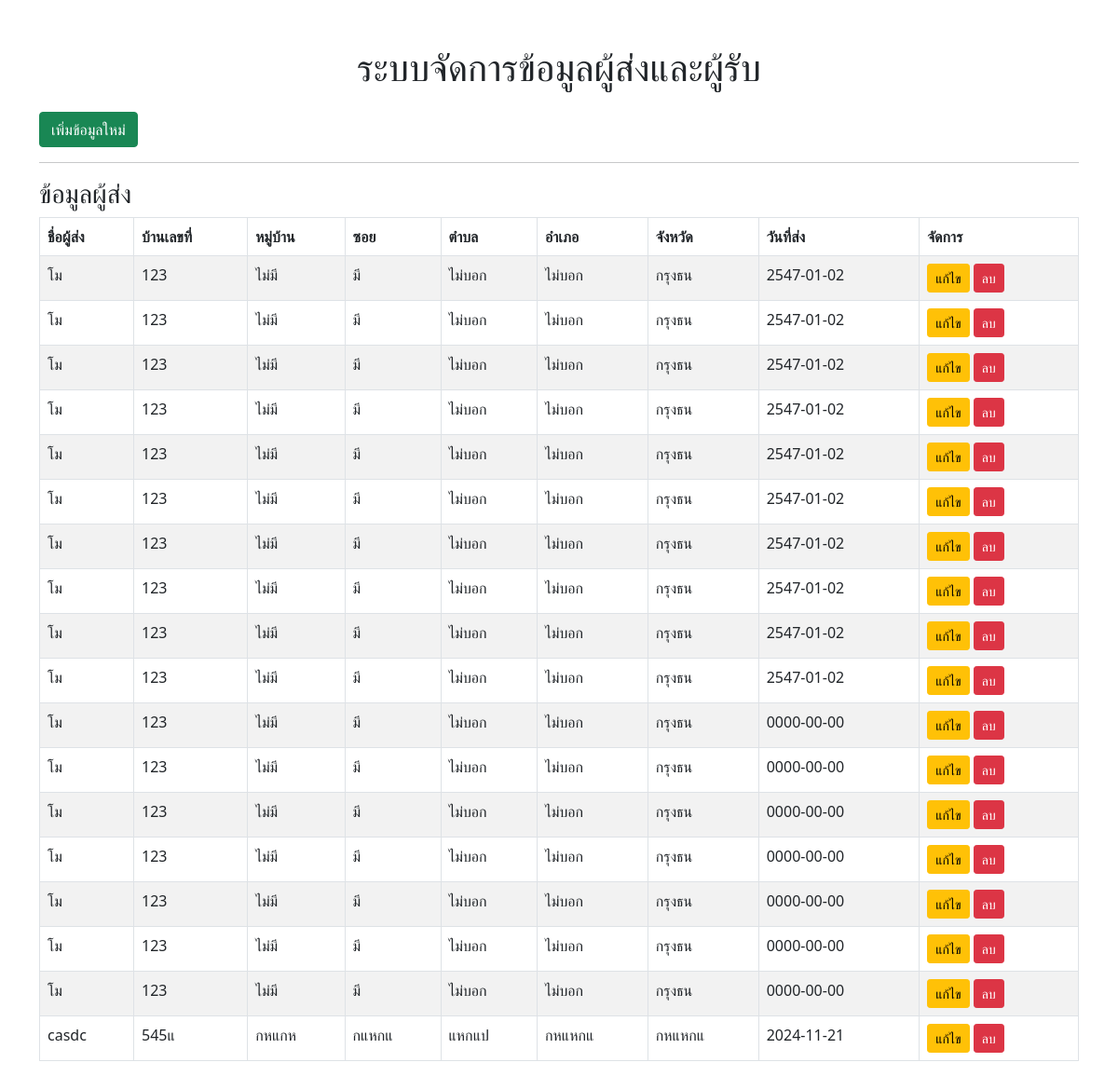
The page / on the database its author committed.
### tables this page shows
CREATE TABLE `sender` (
  `id` int(11) NOT NULL,
  `name` varchar(255) NOT NULL,
  `num` varchar(50) NOT NULL,
  `home` varchar(255) NOT NULL,
  `soy` varchar(255) DEFAULT NULL,
  `tambon` varchar(255) DEFAULT NULL,
  `aum` varchar(255) DEFAULT NULL,
  `jang` varchar(255) DEFAULT NULL,
  `send_date` date NOT NULL
);

### index.php (the view, shortened to what this page needs)
<?php
include 'config.php';
try {
    $senderQuery = "SELECT * FROM sender";
    $senderStmt = $conn->prepare($senderQuery);
    $senderStmt->execute();
    $senderData = $senderStmt->fetchAll(PDO::FETCH_ASSOC);
} catch (PDOException $e) {
    echo "Error fetching sender data: " . $e->getMessage();
}
?>
<!DOCTYPE html>
<html lang="en">
<head>
    <link href="https://cdn.jsdelivr.net/npm/bootstrap@5.0.2/dist/css/bootstrap.min.css" rel="stylesheet">
</head>
<body>
    <div class="container mt-5">
        <h1 class="text-center">ระบบจัดการข้อมูลผู้ส่งและผู้รับ</h1>
        <div class="mt-4">
            <a href="add.php" class="btn btn-success">เพิ่มข้อมูลใหม่</a>
        </div>
        <hr>
        <h3>ข้อมูลผู้ส่ง</h3>
        <table class="table table-striped table-bordered">
            <thead>
                <tr>
                    <th>ชื่อผู้ส่ง</th>
                    <th>บ้านเลขที่</th>
                    <th>หมู่บ้าน</th>
                    <th>ซอย</th>
                    <th>ตำบล</th>
                    <th>อำเภอ</th>
                    <th>จังหวัด</th>
                    <th>วันที่ส่ง</th>
                    <th>จัดการ</th>
                </tr>
            </thead>
            <tbody>
                <?php if (!empty($senderData)): ?>
                    <?php foreach ($senderData as $sender): ?>
                        <tr>
                            <td><?= htmlspecialchars($sender['name']); ?></td>
                            <td><?= htmlspecialchars($sender['num']); ?></td>
                            <td><?= htmlspecialchars($sender['home']); ?></td>
                            <td><?= htmlspecialchars($sender['soy']); ?></td>
                            <td><?= htmlspecialchars($sender['tambon']); ?></td>
                            <td><?= htmlspecialchars($sender['aum']); ?></td>
                            <td><?= htmlspecialchars($sender['jang']); ?></td>
                            <td><?= htmlspecialchars($sender['send_date']); ?></td>
                            <td>
                                <a href="edit.php?id=<?= urlencode($sender['id']); ?>" class="btn btn-warning btn-sm">แก้ไข</a>
                                <a href="delete.php?id=<?= urlencode($sender['id']); ?>" class="btn btn-danger btn-sm" onclick="return confirm('คุณต้องการลบข้อมูลนี้หรือไม่?')">ลบ</a>
                            </td>
                        </tr>
                    <?php endforeach; ?>
                <?php else: ?>
                    <tr>
                        <td colspan="9" class="text-center">ไม่มีข้อมูลผู้ส่ง</td>
                    </tr>
                <?php endif; ?>
            </tbody>
        </table>
</body>
</html>

### rows shown on the page
sender: name "โม", num "123", home "ไม่มี", soy "มี", tambon "ไม่บอก", aum "ไม่บอก", jang "กรุงธน", send_date "2547-01-02"
sender: name "โม", num "123", home "ไม่มี", soy "มี", tambon "ไม่บอก", aum "ไม่บอก", jang "กรุงธน", send_date "2547-01-02"
sender: name "โม", num "123", home "ไม่มี", soy "มี", tambon "ไม่บอก", aum "ไม่บอก", jang "กรุงธน", send_date "2547-01-02"
sender: name "โม", num "123", home "ไม่มี", soy "มี", tambon "ไม่บอก", aum "ไม่บอก", jang "กรุงธน", send_date "2547-01-02"
sender: name "โม", num "123", home "ไม่มี", soy "มี", tambon "ไม่บอก", aum "ไม่บอก", jang "กรุงธน", send_date "2547-01-02"
sender: name "โม", num "123", home "ไม่มี", soy "มี", tambon "ไม่บอก", aum "ไม่บอก", jang "กรุงธน", send_date "2547-01-02"
sender: name "โม", num "123", home "ไม่มี", soy "มี", tambon "ไม่บอก", aum "ไม่บอก", jang "กรุงธน", send_date "2547-01-02"
sender: name "โม", num "123", home "ไม่มี", soy "มี", tambon "ไม่บอก", aum "ไม่บอก", jang "กรุงธน", send_date "2547-01-02"
sender: name "โม", num "123", home "ไม่มี", soy "มี", tambon "ไม่บอก", aum "ไม่บอก", jang "กรุงธน", send_date "2547-01-02"
sender: name "โม", num "123", home "ไม่มี", soy "มี", tambon "ไม่บอก", aum "ไม่บอก", jang "กรุงธน", send_date "2547-01-02"
sender: name "โม", num "123", home "ไม่มี", soy "มี", tambon "ไม่บอก", aum "ไม่บอก", jang "กรุงธน", send_date "0000-00-00"
sender: name "โม", num "123", home "ไม่มี", soy "มี", tambon "ไม่บอก", aum "ไม่บอก", jang "กรุงธน", send_date "0000-00-00"
sender: name "โม", num "123", home "ไม่มี", soy "มี", tambon "ไม่บอก", aum "ไม่บอก", jang "กรุงธน", send_date "0000-00-00"
sender: name "โม", num "123", home "ไม่มี", soy "มี", tambon "ไม่บอก", aum "ไม่บอก", jang "กรุงธน", send_date "0000-00-00"
sender: name "โม", num "123", home "ไม่มี", soy "มี", tambon "ไม่บอก", aum "ไม่บอก", jang "กรุงธน", send_date "0000-00-00"
sender: name "โม", num "123", home "ไม่มี", soy "มี", tambon "ไม่บอก", aum "ไม่บอก", jang "กรุงธน", send_date "0000-00-00"
sender: name "โม", num "123", home "ไม่มี", soy "มี", tambon "ไม่บอก", aum "ไม่บอก", jang "กรุงธน", send_date "0000-00-00"
sender: name "casdc", num "545แ", home "กหแกห", soy "กแหกแ", tambon "แหกแป", aum "กหแหกแ", jang "กหแหกแ", send_date "2024-11-21"
